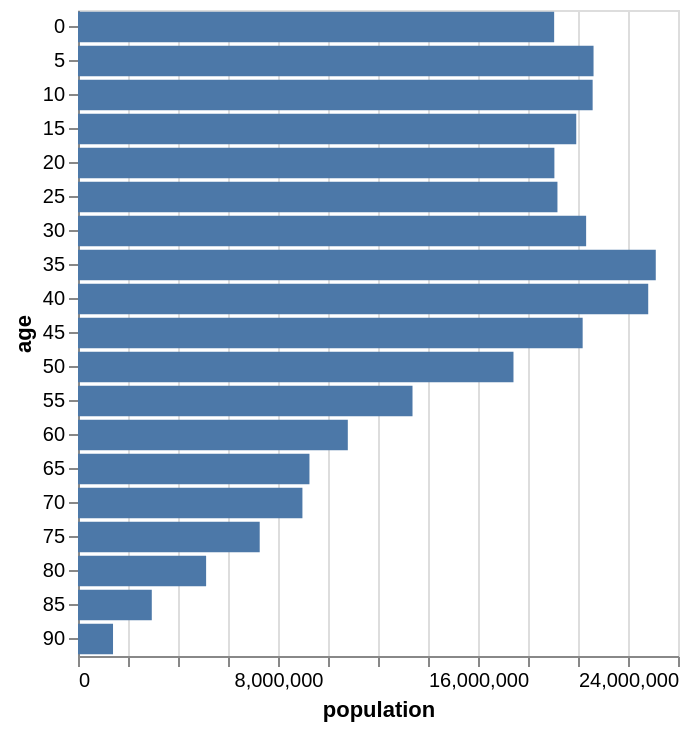

Write a Vega-Lite specification for this figure.
### Vega-Lite specification from a JSON file in a GitHub repository (floating-point values rounded to 4 significant figures; data arrays with more than 128 entries replaced by an {"elided": "..."} marker saying what was removed)
{"description": "A bar chart showing the US population distribution of age groups in 2000.", "height": {"step": 17}, "data": {"values": {"elided": "570 records"}}, "transform": [{"filter": "datum.year == 2000"}], "mark": "bar", "encoding": {"y": {"field": "age"}, "x": {"aggregate": "sum", "field": "people", "title": "population"}}}
